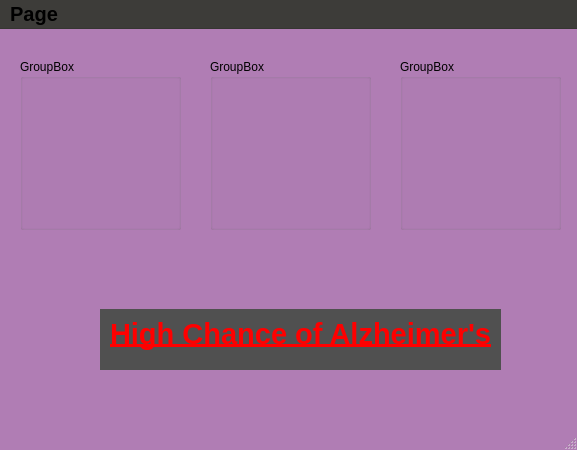
<?xml version="1.0" encoding="UTF-8"?>
<ui version="4.0">
 <class>Homepage</class>
 <widget class="QMainWindow" name="Homepage">
  <property name="geometry">
   <rect>
    <x>0</x>
    <y>0</y>
    <width>577</width>
    <height>450</height>
   </rect>
  </property>
  <property name="palette">
   <palette>
    <active>
     <colorrole role="Window">
      <brush brushstyle="SolidPattern">
       <color alpha="255">
        <red>176</red>
        <green>125</green>
        <blue>180</blue>
       </color>
      </brush>
     </colorrole>
     <colorrole role="Highlight">
      <brush brushstyle="SolidPattern">
       <color alpha="255">
        <red>0</red>
        <green>170</green>
        <blue>0</blue>
       </color>
      </brush>
     </colorrole>
     <colorrole role="AlternateBase">
      <brush brushstyle="SolidPattern">
       <color alpha="255">
        <red>65</red>
        <green>65</green>
        <blue>65</blue>
       </color>
      </brush>
     </colorrole>
    </active>
    <inactive>
     <colorrole role="Window">
      <brush brushstyle="SolidPattern">
       <color alpha="255">
        <red>176</red>
        <green>125</green>
        <blue>180</blue>
       </color>
      </brush>
     </colorrole>
     <colorrole role="Highlight">
      <brush brushstyle="SolidPattern">
       <color alpha="255">
        <red>0</red>
        <green>170</green>
        <blue>0</blue>
       </color>
      </brush>
     </colorrole>
     <colorrole role="AlternateBase">
      <brush brushstyle="SolidPattern">
       <color alpha="255">
        <red>65</red>
        <green>65</green>
        <blue>65</blue>
       </color>
      </brush>
     </colorrole>
    </inactive>
    <disabled>
     <colorrole role="Base">
      <brush brushstyle="SolidPattern">
       <color alpha="255">
        <red>176</red>
        <green>125</green>
        <blue>180</blue>
       </color>
      </brush>
     </colorrole>
     <colorrole role="Window">
      <brush brushstyle="SolidPattern">
       <color alpha="255">
        <red>176</red>
        <green>125</green>
        <blue>180</blue>
       </color>
      </brush>
     </colorrole>
     <colorrole role="AlternateBase">
      <brush brushstyle="SolidPattern">
       <color alpha="255">
        <red>65</red>
        <green>65</green>
        <blue>65</blue>
       </color>
      </brush>
     </colorrole>
    </disabled>
   </palette>
  </property>
  <property name="windowTitle">
   <string>MainWindow</string>
  </property>
  <widget class="QWidget" name="centralwidget">
   <widget class="QGroupBox" name="data1">
    <property name="geometry">
     <rect>
      <x>20</x>
      <y>30</y>
      <width>161</width>
      <height>171</height>
     </rect>
    </property>
    <property name="sizePolicy">
     <sizepolicy hsizetype="Fixed" vsizetype="Fixed">
      <horstretch>0</horstretch>
      <verstretch>0</verstretch>
     </sizepolicy>
    </property>
    <property name="acceptDrops">
     <bool>false</bool>
    </property>
    <property name="autoFillBackground">
     <bool>false</bool>
    </property>
    <property name="title">
     <string>GroupBox</string>
    </property>
   </widget>
   <widget class="QLabel" name="label">
    <property name="geometry">
     <rect>
      <x>110</x>
      <y>270</y>
      <width>381</width>
      <height>71</height>
     </rect>
    </property>
    <property name="text">
     <string>&lt;html&gt;&lt;head/&gt;&lt;body&gt;&lt;p&gt;&lt;span style=&quot; font-size:22pt; font-weight:700; text-decoration: underline; color:#ff0000;&quot;&gt;High Chance of Alzheimer's&lt;/span&gt;&lt;/p&gt;&lt;/body&gt;&lt;/html&gt;</string>
    </property>
   </widget>
   <widget class="QGroupBox" name="groupBox_2">
    <property name="geometry">
     <rect>
      <x>210</x>
      <y>30</y>
      <width>161</width>
      <height>171</height>
     </rect>
    </property>
    <property name="sizePolicy">
     <sizepolicy hsizetype="Fixed" vsizetype="Fixed">
      <horstretch>0</horstretch>
      <verstretch>0</verstretch>
     </sizepolicy>
    </property>
    <property name="title">
     <string>GroupBox</string>
    </property>
   </widget>
   <widget class="QGroupBox" name="groupBox_3">
    <property name="geometry">
     <rect>
      <x>400</x>
      <y>30</y>
      <width>161</width>
      <height>171</height>
     </rect>
    </property>
    <property name="sizePolicy">
     <sizepolicy hsizetype="Fixed" vsizetype="Fixed">
      <horstretch>0</horstretch>
      <verstretch>0</verstretch>
     </sizepolicy>
    </property>
    <property name="title">
     <string>GroupBox</string>
    </property>
   </widget>
   <widget class="QLabel" name="label_2">
    <property name="geometry">
     <rect>
      <x>100</x>
      <y>280</y>
      <width>401</width>
      <height>61</height>
     </rect>
    </property>
    <property name="palette">
     <palette>
      <active>
       <colorrole role="Window">
        <brush brushstyle="SolidPattern">
         <color alpha="255">
          <red>80</red>
          <green>80</green>
          <blue>80</blue>
         </color>
        </brush>
       </colorrole>
      </active>
      <inactive>
       <colorrole role="Window">
        <brush brushstyle="SolidPattern">
         <color alpha="255">
          <red>80</red>
          <green>80</green>
          <blue>80</blue>
         </color>
        </brush>
       </colorrole>
      </inactive>
      <disabled>
       <colorrole role="Base">
        <brush brushstyle="SolidPattern">
         <color alpha="255">
          <red>80</red>
          <green>80</green>
          <blue>80</blue>
         </color>
        </brush>
       </colorrole>
       <colorrole role="Window">
        <brush brushstyle="SolidPattern">
         <color alpha="255">
          <red>80</red>
          <green>80</green>
          <blue>80</blue>
         </color>
        </brush>
       </colorrole>
      </disabled>
     </palette>
    </property>
    <property name="autoFillBackground">
     <bool>true</bool>
    </property>
    <property name="text">
     <string/>
    </property>
   </widget>
   <zorder>data1</zorder>
   <zorder>groupBox_2</zorder>
   <zorder>groupBox_3</zorder>
   <zorder>label_2</zorder>
   <zorder>label</zorder>
  </widget>
  <widget class="QMenuBar" name="menubar">
   <property name="geometry">
    <rect>
     <x>0</x>
     <y>0</y>
     <width>577</width>
     <height>33</height>
    </rect>
   </property>
   <property name="sizePolicy">
    <sizepolicy hsizetype="Maximum" vsizetype="Minimum">
     <horstretch>0</horstretch>
     <verstretch>0</verstretch>
    </sizepolicy>
   </property>
   <property name="palette">
    <palette>
     <active>
      <colorrole role="Window">
       <brush brushstyle="SolidPattern">
        <color alpha="255">
         <red>61</red>
         <green>60</green>
         <blue>57</blue>
        </color>
       </brush>
      </colorrole>
      <colorrole role="Link">
       <brush brushstyle="SolidPattern">
        <color alpha="255">
         <red>77</red>
         <green>77</green>
         <blue>75</blue>
        </color>
       </brush>
      </colorrole>
      <colorrole role="Accent">
       <brush brushstyle="SolidPattern">
        <color alpha="255">
         <red>54</red>
         <green>54</green>
         <blue>59</blue>
        </color>
       </brush>
      </colorrole>
     </active>
     <inactive>
      <colorrole role="Window">
       <brush brushstyle="SolidPattern">
        <color alpha="255">
         <red>61</red>
         <green>60</green>
         <blue>57</blue>
        </color>
       </brush>
      </colorrole>
      <colorrole role="Link">
       <brush brushstyle="SolidPattern">
        <color alpha="255">
         <red>77</red>
         <green>77</green>
         <blue>75</blue>
        </color>
       </brush>
      </colorrole>
      <colorrole role="Accent">
       <brush brushstyle="SolidPattern">
        <color alpha="255">
         <red>54</red>
         <green>54</green>
         <blue>59</blue>
        </color>
       </brush>
      </colorrole>
     </inactive>
     <disabled>
      <colorrole role="Base">
       <brush brushstyle="SolidPattern">
        <color alpha="255">
         <red>61</red>
         <green>60</green>
         <blue>57</blue>
        </color>
       </brush>
      </colorrole>
      <colorrole role="Window">
       <brush brushstyle="SolidPattern">
        <color alpha="255">
         <red>61</red>
         <green>60</green>
         <blue>57</blue>
        </color>
       </brush>
      </colorrole>
      <colorrole role="Link">
       <brush brushstyle="SolidPattern">
        <color alpha="255">
         <red>77</red>
         <green>77</green>
         <blue>75</blue>
        </color>
       </brush>
      </colorrole>
      <colorrole role="Accent">
       <brush brushstyle="SolidPattern">
        <color alpha="255">
         <red>54</red>
         <green>54</green>
         <blue>59</blue>
        </color>
       </brush>
      </colorrole>
     </disabled>
    </palette>
   </property>
   <property name="font">
    <font>
     <pointsize>15</pointsize>
     <bold>true</bold>
    </font>
   </property>
   <property name="autoFillBackground">
    <bool>true</bool>
   </property>
   <widget class="QMenu" name="menuPage">
    <property name="title">
     <string>Page</string>
    </property>
    <property name="icon">
     <iconset>
      <normaloff>../ADPS_logo.png</normaloff>../ADPS_logo.png</iconset>
    </property>
    <addaction name="actionHome"/>
    <addaction name="actionPatient_Survey"/>
    <addaction name="actionCognitive_Test"/>
    <addaction name="actionGenetic_Test"/>
    <addaction name="actionLogout"/>
    <addaction name="actionLogout_2"/>
   </widget>
   <addaction name="menuPage"/>
  </widget>
  <widget class="QStatusBar" name="statusbar">
   <property name="palette">
    <palette>
     <active>
      <colorrole role="Window">
       <brush brushstyle="SolidPattern">
        <color alpha="255">
         <red>255</red>
         <green>170</green>
         <blue>127</blue>
        </color>
       </brush>
      </colorrole>
     </active>
     <inactive>
      <colorrole role="Window">
       <brush brushstyle="SolidPattern">
        <color alpha="255">
         <red>255</red>
         <green>170</green>
         <blue>127</blue>
        </color>
       </brush>
      </colorrole>
     </inactive>
     <disabled>
      <colorrole role="Base">
       <brush brushstyle="SolidPattern">
        <color alpha="255">
         <red>255</red>
         <green>170</green>
         <blue>127</blue>
        </color>
       </brush>
      </colorrole>
      <colorrole role="Window">
       <brush brushstyle="SolidPattern">
        <color alpha="255">
         <red>255</red>
         <green>170</green>
         <blue>127</blue>
        </color>
       </brush>
      </colorrole>
     </disabled>
    </palette>
   </property>
  </widget>
  <action name="actionHome">
   <property name="icon">
    <iconset>
     <normaloff>../ADPS_logo.png</normaloff>../ADPS_logo.png</iconset>
   </property>
   <property name="text">
    <string>Home</string>
   </property>
  </action>
  <action name="actionPatient_Survey">
   <property name="text">
    <string>Patient Survey</string>
   </property>
  </action>
  <action name="actionCognitive_Test">
   <property name="text">
    <string>Cognitive Test</string>
   </property>
  </action>
  <action name="actionGenetic_Test">
   <property name="text">
    <string>Genetic Test</string>
   </property>
  </action>
  <action name="actionLogout">
   <property name="text">
    <string>Results</string>
   </property>
  </action>
  <action name="actionLogout_2">
   <property name="text">
    <string>Logout</string>
   </property>
  </action>
 </widget>
 <resources/>
 <connections/>
</ui>
